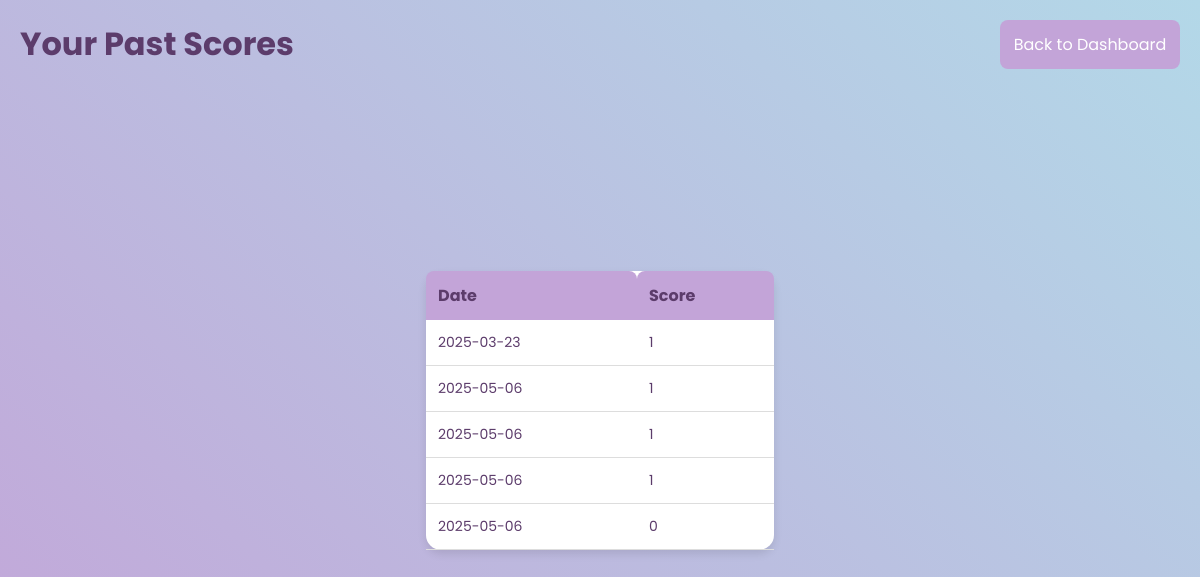
The page /user_profile/2 on the database its author committed.
### tables this page shows
CREATE TABLE user_scores (
                 id INTEGER PRIMARY KEY AUTOINCREMENT,
                 user_id INTEGER NOT NULL,
                 score INTEGER NOT NULL,
                 timestamp DATETIME DEFAULT CURRENT_TIMESTAMP,
                 FOREIGN KEY(user_id) REFERENCES users(id));

### app1.py (the view)
@app.route('/user_profile/<int:user_id>', methods=['GET'])
def user_profile(user_id):
    conn = sqlite3.connect('database.db')
    c = conn.cursor()
    c.execute("SELECT score, timestamp FROM user_scores WHERE user_id=?", (user_id,))
    scores = c.fetchall()
    conn.close()
    return render_template('user_profile.html', scores=scores, user_id=user_id)

### templates/user_profile.html (shortened to what this page needs)
<!DOCTYPE html>
<html lang="en">
<head>
    <link rel="stylesheet" href="/static/styles.css">
</head>
<body>
    <h1>Your Past Scores</h1>
    <table>
        <thead>
            <tr>
                <th>Date</th>
                <th>Score</th>
            </tr>
        </thead>
        <tbody>
            {% for score, timestamp in scores %}
            <tr>
                <td>{{ timestamp.split(' ')[0] }}</td>
                <td>{{ score }}</td>
            </tr>
            {% endfor %}
        </tbody>
    </table>
    <br>
    <a href="/dashboard" ><button class="btn" id="back-to-dash-btn">Back to Dashboard</button></a>
</body>
</html>

### static/styles.css (style rules this page uses)
* { margin: 0; padding: 0; box-sizing: border-box; }
body { font-family: 'Poppins', sans-serif; background: linear-gradient(45deg, #c3a4d8, #b3d8e8); display: flex; justify-content: center; align-items: center; min-height: 100vh; padding: 20px; color: #fff; }
h1 { position: absolute; top: 20px; left: 20px; color: #5c3c6b; }
button.btn { width: 100%; padding: 12px; font-size: 16px; background-color: #c3a4d8; border: none; border-radius: 8px; color: white; cursor: pointer; transition: background-color 0.3s ease; font-family: 'Poppins', sans-serif; }
#back-to-dash-btn { position: fixed; width: 15%; top: 20px; right: 20px; white-space: nowrap; }
table { width: 30%; margin-top: 20px; border-collapse: collapse; box-shadow: 0 4px 8px rgba(0, 0, 0, 0.1); border-radius: 15px; background: #fff; }
table th { background-color: #c3a4d8; color: #5c3c6b; padding: 12px; text-align: left; font-size: 16px; border-top-left-radius: 8px; border-top-right-radius: 8px; font-weight: bold; }
table td { padding: 12px; text-align: left; border-bottom: 1px solid #ddd; color: #5c3c6b; font-size: 14px; }

### rows shown on the page
user_scores: timestamp "2025-03-23", score "1"
user_scores: timestamp "2025-05-06", score "1"
user_scores: timestamp "2025-05-06", score "1"
user_scores: timestamp "2025-05-06", score "1"
user_scores: timestamp "2025-05-06", score "0"
